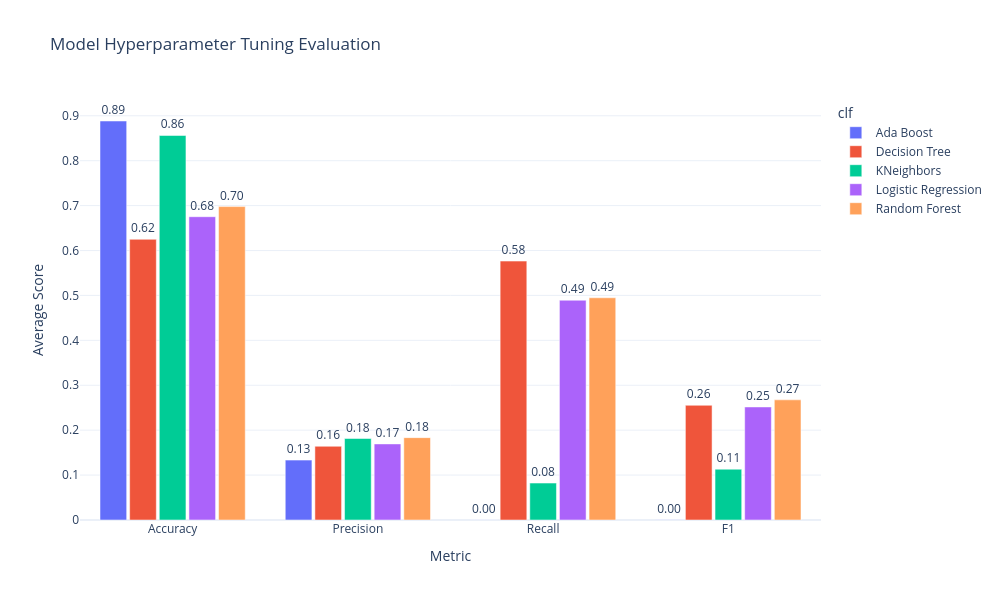

Notebook code for this chart:
### Code cell
#Calculates each model's average accuracy, precision, recall, and f1-score across all configurations
best_scores = pd.melt(scores.groupby('clf').apply(lambda x: x.nlargest(1, 'mean_test_f1'))[['mean_test_accuracy', 'mean_test_precision', 'mean_test_recall', 'mean_test_f1']].reset_index().drop(columns = 'level_1'),
       id_vars = 'clf', var_name = 'metric', value_name = 'avg_score')

#Plots the average values as a bar chart, encoding model as bar color, average score as bar height, 
#and metric as bar x
fig = px.bar(best_scores, x = 'metric', y = 'avg_score', color = 'clf', template = 'plotly_white',
            height = 600, width = 1000, text_auto = True, barmode = 'group', title = 'Model Hyperparameter Tuning Evaluation')
#Adds text labels above each bar
fig.update_traces(textposition='outside', texttemplate='%{y:.2f}')
fig.update_layout(yaxis_title = 'Average Score', xaxis_title = 'Metric', bargroupgap = 0.1)

#fig.for_each_annotation(lambda a: a.update(text=a.text.split("mean_test_")[-1].title()))
fig.update_xaxes(
    tickmode = 'array',
    tickvals = ['mean_test_accuracy', 'mean_test_precision', 'mean_test_recall', 'mean_test_f1'],
    ticktext = ['Accuracy', 'Precision', 'Recall', 'F1']
)

fig.show()

### Figure 1 — Plotly figure (JSON) as saved in the notebook; plotly's stock layout.template omitted (floating-point values rounded to 4 significant figures)
{"data": [{"alignmentgroup": "True", "hovertemplate": "clf=Ada Boost<br>metric=%{x}<br>avg_score=%{y}<extra></extra>", "legendgroup": "Ada Boost", "marker": {"color": "#636efa", "pattern": {"shape": ""}}, "name": "Ada Boost", "offsetgroup": "Ada Boost", "orientation": "v", "showlegend": true, "textposition": "outside", "texttemplate": "%{y:.2f}", "type": "bar", "x": ["mean_test_accuracy", "mean_test_precision", "mean_test_recall", "mean_test_f1"], "xaxis": "x", "y": [0.8884, 0.1333, 0.0002201, 0.0004394], "yaxis": "y"}, {"alignmentgroup": "True", "hovertemplate": "clf=Decision Tree<br>metric=%{x}<br>avg_score=%{y}<extra></extra>", "legendgroup": "Decision Tree", "marker": {"color": "#EF553B", "pattern": {"shape": ""}}, "name": "Decision Tree", "offsetgroup": "Decision Tree", "orientation": "v", "showlegend": true, "textposition": "outside", "texttemplate": "%{y:.2f}", "type": "bar", "x": ["mean_test_accuracy", "mean_test_precision", "mean_test_recall", "mean_test_f1"], "xaxis": "x", "y": [0.625, 0.1641, 0.5765, 0.2554], "yaxis": "y"}, {"alignmentgroup": "True", "hovertemplate": "clf=KNeighbors<br>metric=%{x}<br>avg_score=%{y}<extra></extra>", "legendgroup": "KNeighbors", "marker": {"color": "#00cc96", "pattern": {"shape": ""}}, "name": "KNeighbors", "offsetgroup": "KNeighbors", "orientation": "v", "showlegend": true, "textposition": "outside", "texttemplate": "%{y:.2f}", "type": "bar", "x": ["mean_test_accuracy", "mean_test_precision", "mean_test_recall", "mean_test_f1"], "xaxis": "x", "y": [0.8561, 0.1814, 0.08221, 0.1131], "yaxis": "y"}, {"alignmentgroup": "True", "hovertemplate": "clf=Logistic Regression<br>metric=%{x}<br>avg_score=%{y}<extra></extra>", "legendgroup": "Logistic Regression", "marker": {"color": "#ab63fa", "pattern": {"shape": ""}}, "name": "Logistic Regression", "offsetgroup": "Logistic Regression", "orientation": "v", "showlegend": true, "textposition": "outside", "texttemplate": "%{y:.2f}", "type": "bar", "x": ["mean_test_accuracy", "mean_test_precision", "mean_test_recall", "mean_test_f1"], "xaxis": "x", "y": [0.6753, 0.1694, 0.4893, 0.2517], "yaxis": "y"}, {"alignmentgroup": "True", "hovertemplate": "clf=Random Forest<br>metric=%{x}<br>avg_score=%{y}<extra></extra>", "legendgroup": "Random Forest", "marker": {"color": "#FFA15A", "pattern": {"shape": ""}}, "name": "Random Forest", "offsetgroup": "Random Forest", "orientation": "v", "showlegend": true, "textposition": "outside", "texttemplate": "%{y:.2f}", "type": "bar", "x": ["mean_test_accuracy", "mean_test_precision", "mean_test_recall", "mean_test_f1"], "xaxis": "x", "y": [0.6978, 0.1834, 0.4948, 0.2676], "yaxis": "y"}], "layout": {"bargroupgap": 0.1, "barmode": "group", "height": 600, "legend": {"title": {"text": "clf"}, "tracegroupgap": 0}, "title": {"text": "Model Hyperparameter Tuning Evaluation"}, "width": 1000, "xaxis": {"anchor": "y", "autorange": true, "domain": [0, 1], "range": [-0.5, 3.5], "showspikes": false, "tickmode": "array", "ticktext": ["Accuracy", "Precision", "Recall", "F1"], "tickvals": ["mean_test_accuracy", "mean_test_precision", "mean_test_recall", "mean_test_f1"], "title": {"text": "Metric"}, "type": "category"}, "yaxis": {"anchor": "x", "autorange": true, "domain": [0, 1], "range": [0, 0.9809], "showspikes": false, "title": {"text": "Average Score"}, "type": "linear"}}}
